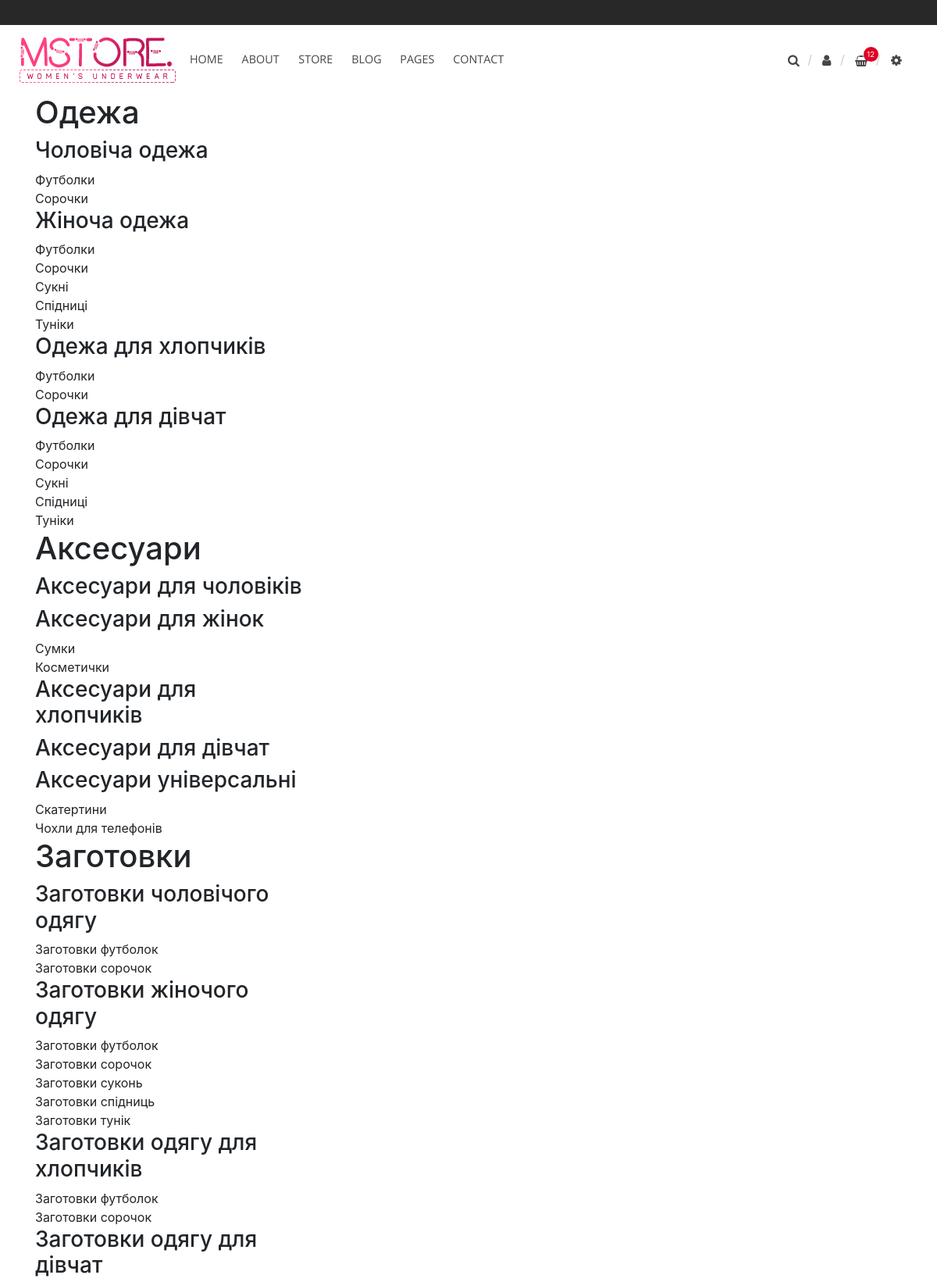
The app's page /shop/ (upper part) with its own data.
### product/models.py (models this page shows, shortened)
class Department(models.Model):
    name = models.CharField(default=None, max_length=100, verbose_name="назва відділу")
    code_name = models.CharField(default=None, max_length=100, verbose_name="програмна назва")
    notes = models.TextField(default=None, blank=True, max_length=2000, verbose_name="примітки")
    slug = models.SlugField(default=None, blank=True, null=True, max_length=30, verbose_name="URL в адресній стрічці броузера")
    class Meta:
        verbose_name = "відділ магазину"
        verbose_name_plural = "відділи магазину"

class Section(models.Model):
    name = models.CharField(default=None, max_length=100, verbose_name="назва")
    code_name = models.CharField(default=None, max_length=100, verbose_name="програмна назва")
    notes = models.TextField(default=None, blank=True, max_length=2000, verbose_name="примітки")
    department = models.ForeignKey(Department, on_delete=models.DO_NOTHING, default=None, verbose_name="відділ магазину")
    slug = models.SlugField(default=None, blank=True, null=True, max_length=30, verbose_name="URL в адресній стрічці броузера")
    image = models.ImageField(default=None, blank=True, null=True, verbose_name="зображення секції", upload_to=get_section_upload_path)
    class Meta:
        verbose_name = "секція відділу магазину"
        verbose_name_plural = "секції відділів магазину"

class ItemType(models.Model):
    name = models.CharField(default=None, max_length=100, verbose_name="назва типу товару")
    name_plural = models.CharField(default=None, max_length=100, verbose_name="назва типу товару у множині")
    code_name = models.CharField(default=None, max_length=100, verbose_name="програмна назва")
    notes = models.TextField(default=None, blank=True, max_length=2000, verbose_name="примітки")
    section = models.ForeignKey(Section, on_delete=models.DO_NOTHING, default=None, verbose_name="секція магазину")
    slug = models.SlugField(default=None, blank=True, null=True, max_length=30, verbose_name="URL в адресній стрічці броузера")
    class Meta:
        verbose_name = "тип товару"
        verbose_name_plural = "типи товарів"

### landing/views.py (the view)
# urls.py: path('shop/', shop, name='shop'),
def shop(request):
    department_list = Department.objects.all()
    return render(request, 'landing/shop.html', locals())

### templates/landing/shop.html
{% extends 'base.html' %}
{% block content %}
    <div class="row">
        <div class="col-4">
            <div>
                {% for dep in department_list %}
                    <h1>{{ dep.name }}</h1>
                    {% for sec in dep.section_set.all %}
                        <h3>{{ sec.name }}</h3>
                        {% for type in sec.itemtype_set.all %}
                            {{ type.name_plural }}
                            <br>
                        {% endfor %}
                    {% endfor %}
                {% endfor %}
            </div>
        </div>
    </div>
{% endblock %}

### records on screen
Department: name "Одежа"
Section: name "Чоловіча одежа"
ItemType: name_plural "Футболки"
ItemType: name_plural "Сорочки"
Section: name "Жіноча одежа"
ItemType: name_plural "Футболки"
ItemType: name_plural "Сорочки"
ItemType: name_plural "Сукні"
ItemType: name_plural "Спідниці"
ItemType: name_plural "Туніки"
Section: name "Одежа для хлопчиків"
ItemType: name_plural "Футболки"
ItemType: name_plural "Сорочки"
Section: name "Одежа для дівчат"
ItemType: name_plural "Футболки"
ItemType: name_plural "Сорочки"
ItemType: name_plural "Сукні"
ItemType: name_plural "Спідниці"
ItemType: name_plural "Туніки"
Department: name "Аксесуари"
Section: name "Аксесуари для чоловіків"
Section: name "Аксесуари для жінок"
ItemType: name_plural "Сумки"
ItemType: name_plural "Косметички"
Section: name "Аксесуари для хлопчиків"
Section: name "Аксесуари для дівчат"
Section: name "Аксесуари універсальні"
ItemType: name_plural "Скатертини"
ItemType: name_plural "Чохли для телефонів"
Department: name "Заготовки"
Section: name "Заготовки чоловічого одягу"
ItemType: name_plural "Заготовки футболок"
ItemType: name_plural "Заготовки сорочок"
Section: name "Заготовки жіночого одягу"
ItemType: name_plural "Заготовки футболок"
ItemType: name_plural "Заготовки сорочок"
ItemType: name_plural "Заготовки суконь"
ItemType: name_plural "Заготовки спідниць"
ItemType: name_plural "Заготовки тунік"
Section: name "Заготовки одягу для хлопчиків"
ItemType: name_plural "Заготовки футболок"
ItemType: name_plural "Заготовки сорочок"
Section: name "Заготовки одягу для дівчат"
